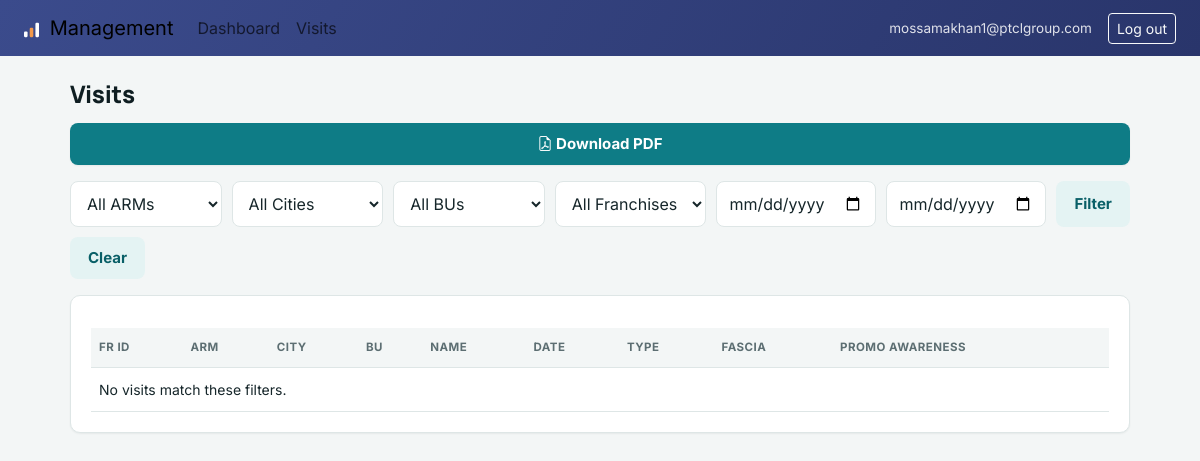
Page /management/visits/ (signed in) on the earlier database version.
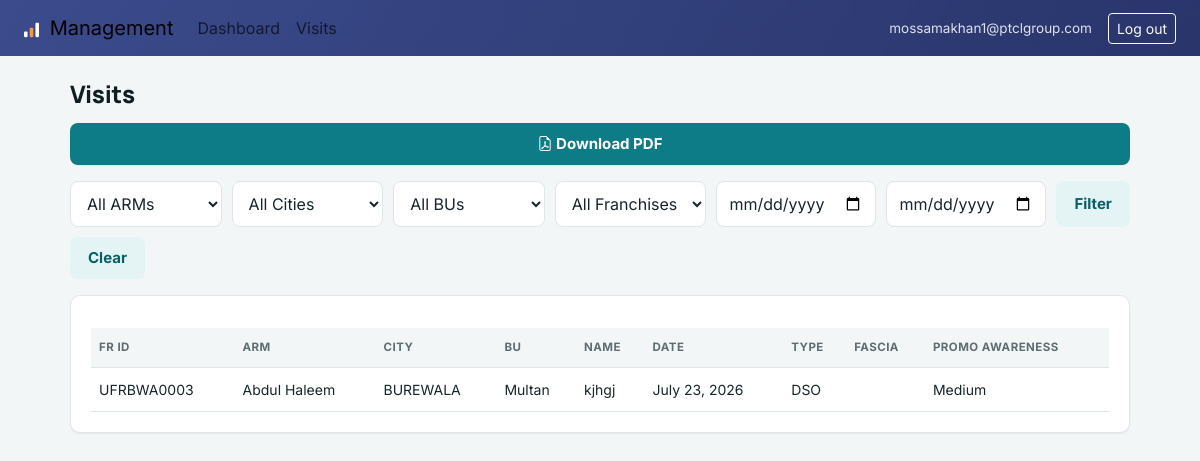
Same page on the later database version.
### visits/models.py (models this page shows, shortened)
class MarketVisit(models.Model):
    STATUS_CHOICES = [
        ('open', 'Open'),
        ('in_progress', 'In Progress'),
        ('resolved', 'Resolved'),
    ]
    PRIORITY_CHOICES = [
        ('low', 'Low'),
        ('medium', 'Medium'),
        ('high', 'High'),
    ]
    TYPE_CHOICES = [
        ('retailer', 'Retailer'),
        ('dso', 'DSO'),
        ('stall', 'Stall'),
        ('wic', 'WIC'),
    ]
    YES_NO_CHOICES = [
        ('yes', 'Yes'),
        ('no', 'No'),
    ]
    NEW_EXISTING_CHOICES = [
        ('new', 'New'),
        ('existing', 'Existing'),
    ]
    LOAD_STOCK_CHOICES = [
        ('0-99', '0-99'),
        ('100-500', '100-500'),
        ('501-1000', '501-1000'),
        ('1001-5000', '1001-5000'),
        ('above_5000', 'Above 5000'),
    ]
    AWARENESS_CHOICES = [
        ('low', 'Low'),
        ('medium', 'Medium'),
        ('high', 'High'),
    ]
    visited_by = models.ForeignKey(
        settings.AUTH_USER_MODEL,
        on_delete=models.SET_NULL,
        null=True,
        related_name='market_visits',
    )
    franchise = models.ForeignKey(
        'hierarchy.FranchiseRecord',
        on_delete=models.SET_NULL,
        null=True,
        related_name='visits',
        verbose_name='Franchise (FR ID)',
    )
    new_or_existing = models.CharField(
        max_length=10, choices=NEW_EXISTING_CHOICES, verbose_name="New or Existing"
    )
    visit_date = models.DateField(db_index=True)
    visit_time = models.TimeField()
    name = models.CharField(max_length=150, verbose_name="Name")
    evc = models.CharField(
        max_length=12,
        validators=[evc_validator],
        verbose_name="EVC",
        help_text="Digits only, starting with 92",
    )
    visit_type = models.CharField(max_length=20, choices=TYPE_CHOICES, verbose_name="Type")
    bvs = models.CharField(max_length=3, choices=YES_NO_CHOICES, verbose_name="BVS")
    bvs_imei = models.CharField(max_length=50, verbose_name="BVS IMEI")
    rso_visit = models.CharField(max_length=3, choices=YES_NO_CHOICES, verbose_name="RSO Visit")
    latitude = models.DecimalField(max_digits=9, decimal_places=6, null=True, blank=True)
    longitude = models.DecimalField(max_digits=9, decimal_places=6, null=True, blank=True)
    load_stock_range = models.CharField(max_length=15, choices=LOAD_STOCK_CHOICES, verbose_name="Load Stock")
    psim_stock = models.PositiveIntegerField(default=0, verbose_name="PSim Stock")
    npsim_stock = models.PositiveIntegerField(default=0, verbose_name="NP Sim Stock")
    mbb_stock = models.PositiveIntegerField(default=0, verbose_name="MBB Stock")
    zong_avg_loading = models.DecimalField(max_digits=12, decimal_places=2, default=0, verbose_name="Zong - Average Loading")
    zong_avg_sim_sales = models.DecimalField(max_digits=12, decimal_places=2, default=0, verbose_name="Zong - Average Sim Sales")
    jazz_avg_loading = models.DecimalField(max_digits=12, decimal_places=2, default=0, verbose_name="Jazz - Average Loading")
    jazz_avg_sim_sales = models.DecimalField(max_digits=12, decimal_places=2, default=0, verbose_name="Jazz - Average Sim Sales")
    fascia_zong = models.BooleanField(default=False, verbose_name="Zong")
    fascia_ufone = models.BooleanField(default=False, verbose_name="Ufone")
    fascia_jazz = models.BooleanField(default=False, verbose_name="Jazz")
    avh_zong = models.BooleanField(default=False, verbose_name="Zong")
    avh_ufone = models.BooleanField(default=False, verbose_name="Ufone")
    avh_jazz = models.BooleanField(default=False, verbose_name="Jazz")
    pos_zong = models.BooleanField(default=False, verbose_name="Zong")
    pos_ufone = models.BooleanField(default=False, verbose_name="Ufone")
    pos_jazz = models.BooleanField(default=False, verbose_name="Jazz")
    promo_awareness = models.CharField(max_length=10, choices=AWARENESS_CHOICES, verbose_name="Promo Awareness")
    bundle_awareness = models.CharField(max_length=10, choices=AWARENESS_CHOICES, verbose_name="Bundle Awareness")
    fca_commitment = models.PositiveIntegerField(null=True, blank=True, verbose_name="FCA Commitment")
    mnp_commitment = models.PositiveIntegerField(null=True, blank=True, verbose_name="MNP Commitment")
    comments = models.TextField(blank=True, verbose_name="Comments")
    management_comment = models.TextField(blank=True, verbose_name="Management Comment")
    photo = models.ImageField(upload_to='visit_photos/', verbose_name="Photo 1")
    photo2 = models.ImageField(upload_to='visit_photos/', blank=True, null=True, verbose_name="Photo 2")
    priority = models.CharField(max_length=10, choices=PRIORITY_CHOICES, default='medium', db_index=True)
    status = models.CharField(max_length=15, choices=STATUS_CHOICES, default='open', db_index=True)
    created_at = models.DateTimeField(auto_now_add=True)
    updated_at = models.DateTimeField(auto_now=True)
    class Meta:
        ordering = ['-visit_date', '-created_at']

### hierarchy/models.py (models this page shows, shortened)
class FranchiseRecord(models.Model):
    fr_id = models.CharField(max_length=50, unique=True, verbose_name="FR ID")
    region = models.CharField(max_length=100, blank=True, db_index=True)
    bu = models.CharField(max_length=100, blank=True, verbose_name="BU", db_index=True)
    fr_status = models.CharField(max_length=50, blank=True, verbose_name="FR Status")
    fr_city = models.CharField(max_length=100, blank=True, verbose_name="FR City", db_index=True)
    fr_address = models.CharField(max_length=255, blank=True, verbose_name="FR Address")
    arm_name = models.CharField(max_length=150, blank=True, verbose_name="ARM Name", db_index=True)
    arm_emp_no = models.CharField(max_length=50, blank=True, verbose_name="ARM Emp #")
    email = models.EmailField(db_index=True)
    user = models.ForeignKey(
        settings.AUTH_USER_MODEL,
        on_delete=models.SET_NULL,
        null=True,
        blank=True,
        related_name='franchise_records',
    )
    uploaded_at = models.DateTimeField(auto_now_add=True)
    updated_at = models.DateTimeField(auto_now=True)
    class Meta:
        ordering = ['region', 'fr_id']

### reports/views.py (the view)
# urls.py: path('visits/', views.viewer_dashboard, name='viewer_dashboard'),
@report_access_required
def viewer_dashboard(request):
    visits, filters = _filtered_visits(request)
    paginator = Paginator(visits, 15)
    page_obj = paginator.get_page(request.GET.get('page'))
    context = {
        'page_obj': page_obj,
        **filters,
        'arm_options': get_cached_filter_options('arm_name'),
        'city_options': get_cached_filter_options('fr_city'),
        'bu_options': get_cached_filter_options('bu'),
        'fr_id_options': get_cached_filter_options('fr_id'),
        'query_string': request.GET.urlencode(),
    }
    return render(request, 'reports/viewer_dashboard.html', context)

### reports/views.py (called while the page is built)
def get_cached_filter_options(field):
    cache_key = f'hierarchy_filter_options:{field}'
    values = cache.get(cache_key)
    if values is None:
        values = list(
            FranchiseRecord.objects.exclude(**{field: ''})
            .exclude(**{field: None})
            .values_list(field, flat=True)
            .distinct()
            .order_by(field)
        )
        cache.set(cache_key, values, FILTER_OPTIONS_CACHE_TIMEOUT)
    return values

### reports/templates/reports/viewer_dashboard.html (shortened to what this page needs)
{% extends 'reports/base.html' %}
{% block content %}
<div class="page-header">
    <h1>Visits</h1>
    <a href="{% url 'viewer_dashboard_pdf' %}?{{ query_string }}" class="btn btn-primary">
        <i class="bi bi-file-earmark-pdf"></i> Download PDF
    </a>
</div>
<form method="get" class="filter-bar" style="flex-wrap: wrap;">
    <select name="arm">
        <option value="">All ARMs</option>
    </select>
    <select name="city">
        <option value="">All Cities</option>
    </select>
    <select name="bu">
        <option value="">All BUs</option>
    </select>
    <select name="fr_id">
        <option value="">All Franchises</option>
    </select>
    <input type="date" name="date_from" value="{{ date_from }}" title="From date">
    <input type="date" name="date_to" value="{{ date_to }}" title="To date">
    <button type="submit" class="btn-secondary">Filter</button>
    <a href="{% url 'viewer_dashboard' %}" class="btn-secondary">Clear</a>
</form>
<div class="panel">
    <div class="table-responsive">
<table class="data-table">
        <thead>
            <tr>
                <th>FR ID</th>
                <th>ARM</th>
                <th>City</th>
                <th>BU</th>
                <th>Name</th>
                <th>Date</th>
                <th>Type</th>
                <th>Fascia</th>
                <th>Promo Awareness</th>
            </tr>
        </thead>
        <tbody>
            {% for visit in page_obj %}
            <tr onclick="window.location='{% url 'visit_detail' visit.pk %}'" class="clickable-row">
                <td>{{ visit.franchise.fr_id|default:"—" }}</td>
                <td>{{ visit.franchise.arm_name|default:"—" }}</td>
                <td>{{ visit.franchise.fr_city|default:"—" }}</td>
                <td>{{ visit.franchise.bu|default:"—" }}</td>
                <td>{{ visit.name }}</td>
                <td>{{ visit.visit_date }}</td>
                <td>{{ visit.get_visit_type_display }}</td>
                <td>{{ visit.get_fascia_display }}</td>
                <td>{{ visit.get_promo_awareness_display }}</td>
            </tr>
            {% empty %}
            <tr><td colspan="9">No visits match these filters.</td></tr>
            {% endfor %}
        </tbody>
    </table>
</div>
</div>
{% endblock %}

Differences in the rows shown:
added MarketVisit: franchise.fr_id "UFRBWA0003", franchise.arm_name "Abdul Haleem", franchise.fr_city "BUREWALA", franchise.bu "Multan", name "kjhgj", visit_date "July 23, 2026", visit_type "DSO", promo_awareness "Medium"
Other differences:
text no longer shown: "No visits match these filters."
